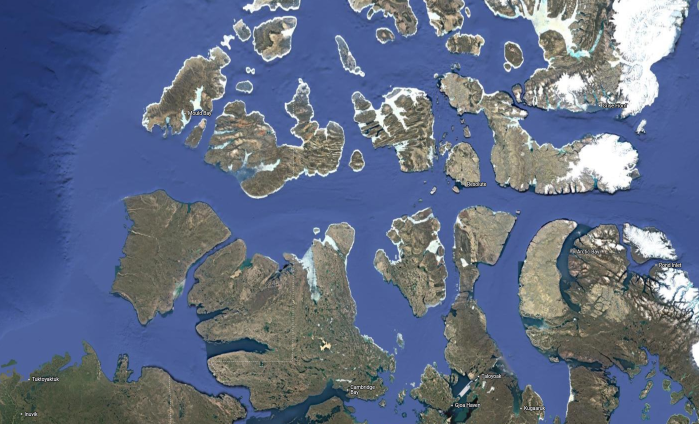
#> input picture data/raw_images/archipelago.png, 1398 x 848 px (shown at 1/2 size)
$ python main.py
#> lines starting #> are read from the running program, lines starting #| are printed output that depends on the picture; after the words box and inside, x2 and y2 are one past the last pixel; in counts of white or black regions, pixels touching at a corner belong together
### kinodynamic_path_planning/map_preprocessing.py
import cv2
import numpy as np

class MapPreprocessor:
    def __init__(self, K=5, attempts=10, max_iter=20, eps=0.9):
        self.K = K
        self.attempts = attempts
        self.criteria = (cv2.TERM_CRITERIA_EPS + cv2.TERM_CRITERIA_MAX_ITER, max_iter, eps)

    def process(self, image, output_binary_path="../data/processed_images/binary_map.png",
                      output_npy_path="../data/processed_images/cspace.npy"):

        # Reshape image for k-means
        Z = image.reshape((-1, 3))
        Z = np.float32(Z)

        ret, label, center = cv2.kmeans(Z, self.K, None, self.criteria, self.attempts, cv2.KMEANS_RANDOM_CENTERS)
        center = np.uint8(center)
        label_2D = label.reshape((image.shape[0], image.shape[1]))

        water_label = 0
        binary_map = np.where(label_2D == water_label, 255, 0).astype(np.uint8)

        cv2.imwrite(output_binary_path, binary_map)
        np.save(output_npy_path, binary_map)

        return binary_map

### kinodynamic_path_planning/rrt.py
import numpy as np
import matplotlib.pyplot as plt
import random

class Node:
    def __init__(self, x, y):
        self.x = x
        self.y = y
        self.children = []
        self.parent = None

class RRTAlgorithm:
    def __init__(self, start, goal, num_iterations, grid, step_size):
        self.start_node = Node(start[0], start[1])
        self.goal_node = Node(goal[0], goal[1])
        self.random_tree = self.start_node  # tree root
        self.iterations = num_iterations
        self.grid = grid
        self.rho = step_size
        self.waypoints = []

    def unit_vector(self, start_node, end_point):
        vec = np.array([end_point[0] - start_node.x, end_point[1] - start_node.y])
        norm = np.linalg.norm(vec)
        if norm == 0:
            return vec
        return vec / norm

    def sample_point(self):
        x = random.randint(0, self.grid.shape[1] - 1)
        y = random.randint(0, self.grid.shape[0] - 1)
        return np.array([x, y])

    def steer_to_point(self, start_node, end_point):
        direction = self.unit_vector(start_node, end_point)
        new_x = start_node.x + self.rho * direction[0]
        new_y = start_node.y + self.rho * direction[1]
        # Clamp to grid boundaries
        new_x = min(max(new_x, 0), self.grid.shape[1] - 1)
        new_y = min(max(new_y, 0), self.grid.shape[0] - 1)
        return np.array([new_x, new_y])

    def is_in_obstacle(self, start_node, end_point):
        """
        Check along the path from start_node to end_point for collision.
        Assumes grid cells with value 0 are obstacles.
        """
        direction = self.unit_vector(start_node, end_point)
        steps = int(self.rho)
        for i in range(steps):
            test_x = int(round(start_node.x + i * direction[0]))
            test_y = int(round(start_node.y + i * direction[1]))
            # Check if out of bounds
            if (test_x < 0 or test_x >= self.grid.shape[1] or
                test_y < 0 or test_y >= self.grid.shape[0]):
                return True
            # Check if cell is an obstacle
            if self.grid[test_y, test_x] == 0:
                return True
        return False

    # def distance(self, node, point):
    #     return np.sqrt((node.x - point[0])**2 + (node.y - point[1])**2)
    def distance(self, node, point):
        # If 'point' has attribute 'x', assume it's a Node.
        if hasattr(point, 'x'):
            px = point.x
            py = point.y
        else:
            # Otherwise, assume it's indexable.
            px = point[0]
            py = point[1]
        return np.sqrt((node.x - px)**2 + (node.y - py)**2)

    def goal_found(self, point):
        """Return True if point is within step distance of the goal."""
        return self.distance(self.goal_node, point) <= self.rho

    def find_nearest(self, current_node, point, best_node=None, best_dist=None):
        """Recursively traverse the tree to find the nearest node to 'point'."""
        if best_node is None:
            best_node = current_node
            best_dist = self.distance(current_node, point)
        else:
            d = self.distance(current_node, point)
            if d < best_dist:
                best_node = current_node
                best_dist = d
        for child in current_node.children:
            best_node, best_dist = self.find_nearest(child, point, best_node, best_dist)
        return best_node, best_dist

    def plan(self, ax, writer=None):
        """
        Run the RRT algorithm for the specified iterations.
        As soon as a new node is found that is near the goal, stop the iterations,
        connect the goal node through that candidate, and return the final path.
        """
        best_candidate = None
        for i in range(self.iterations):
            # Sample a random point
            rand_point = self.sample_point()
            # Find the nearest node in the tree
            nearest_node, _ = self.find_nearest(self.random_tree, rand_point)
            # Steer toward the random point
            new_point = self.steer_to_point(nearest_node, rand_point)
            # Check for collision along the path
            if not self.is_in_obstacle(nearest_node, new_point):
                # Create a new node and attach it to the tree
                new_node = Node(new_point[0], new_point[1])
                new_node.parent = nearest_node
                nearest_node.children.append(new_node)
                # Visualize the edge
                ax.plot([nearest_node.x, new_node.x],
                        [nearest_node.y, new_node.y],
                        'g--', linewidth=1)
                plt.pause(0.05)
                if writer is not None:
                    writer.grab_frame()
                # If this new node is near the goal, record it and break
                if self.goal_found(new_point):
                    best_candidate = new_node
                    print("Goal reached at iteration:", i)
                    break

        # If a candidate was found, connect the goal through it.
        if best_candidate is not None:
            self.goal_node.parent = best_candidate
            best_candidate.children.append(self.goal_node)
            # Visualize the final connection to the goal
            ax.plot([best_candidate.x, self.goal_node.x],
                    [best_candidate.y, self.goal_node.y],
                    'b--', linewidth=1)
            plt.pause(0.001)
            if writer is not None:
                writer.grab_frame()
            path = self.retrace_path(self.goal_node)
            return path
        else:
            print("Goal not reached!")
            return None

    def retrace_path(self, goal):
        """Retrace the path from goal node back to the start."""
        path = []
        current = goal
        while current is not None:
            path.insert(0, np.array([current.x, current.y]))
            current = current.parent
        return path

### kinodynamic_path_planning/ILOS.py
import numpy as np
import cv2
import matplotlib.pyplot as plt
import matplotlib.animation as animation
from matplotlib.patches import Circle
from scipy.integrate import solve_ivp
from .slam.graph_slam import GraphSLAM

class ILOS:
    def __init__(self, waypoints, speed=30, vessel_length=20, DELTA=20, kig=0.5, kappa=0.5, Kp=1.0, Kd=0.5):
        self.waypoints = waypoints
        self.speed = speed
        self.vessel_length = vessel_length
        self.DELTA = DELTA
        self.kig = kig
        self.kappa = kappa
        self.Kp = Kp
        self.Kd = Kd
        self.slam = GraphSLAM()  # Initialize SLAM system
        self.current_frame = None
        self.map_updated = False

    def ilos_compute_guidance_params(self, state, waypoints, latest_tracked):
        x_curr, y_curr, psi, yp_int = state
        if latest_tracked < 1:
            latest_tracked = 1
        wpi = waypoints[latest_tracked][0] - waypoints[latest_tracked - 1][0]
        wpf = waypoints[latest_tracked][1] - waypoints[latest_tracked - 1][1]
        theta = np.arctan2(wpf, wpi)
        R_np = np.array([[np.cos(theta), -np.sin(theta)],
                         [np.sin(theta),  np.cos(theta)]])
        diff = np.array([[x_curr - waypoints[latest_tracked][0]],
                         [y_curr - waypoints[latest_tracked][1]]])
        xerr, yerr = (R_np.T @ diff).flatten()
        kpg = 1.0 / self.DELTA
        psi_des = theta - np.arctan(kpg * yerr + self.kig * yp_int)
        ypd_int = (self.DELTA * yerr) / (self.DELTA**2 + (yerr + self.kappa * yp_int)**2)
        return psi_des, ypd_int, xerr, yerr

    def kinematic_ode(self, t, state, rudder_command):
        x, y, psi, yp_int = state
        dxdt = self.speed * np.cos(psi)
        dydt = self.speed * np.sin(psi)
        dpsidt = rudder_command
        dyp_int_dt = 0
        return [dxdt, dydt, dpsidt, dyp_int_dt]

    def simulate(self, start, goal, step_size, map_array, vessel_start=None, dt=0.2, total_time=400):
        if vessel_start is None:
            vessel_start = self.waypoints[0]
        if len(self.waypoints) >= 2:
            dx = self.waypoints[1][0] - self.waypoints[0][0]
            dy = self.waypoints[1][1] - self.waypoints[0][1]
            psi0 = np.arctan2(dy, dx)
        else:
            psi0 = 0
        state = np.array([vessel_start[0], vessel_start[1], psi0, 0.0])

        # Create figure with two subplots
        fig, (ax1, ax2) = plt.subplots(1, 2, figsize=(15, 7))

        # Original map view
        image_rgb = cv2.cvtColor(map_array, cv2.COLOR_BGR2RGB)
        ax1.imshow(image_rgb, origin='upper')
        waypoints_arr = np.array(self.waypoints)
        ax1.plot(start[0], start[1], 'y*', label='start', markersize=10)
        ax1.plot(goal[0], goal[1], 'y*', label='goal', markersize=10)
        ax1.add_patch(Circle((goal[0],goal[1]), step_size/2, color='y', fill=False))
        ax1.plot(waypoints_arr[:, 0], waypoints_arr[:, 1], 'r--', linewidth=2, label='Planned Path')
        vessel_line, = ax1.plot([], [], 'k', linewidth=3, label='Vessel')
        ax1.legend()
        ax1.set_title("Vessel Trajectory")

        # SLAM map view
        ax2.set_title("SLAM Map")
        # Initialize with a copy of the original map
        slam_map_img = ax2.imshow(image_rgb.copy(), origin='upper')
        ax2.legend()

        dt_sim = dt
        num_steps = int(total_time / dt_sim)
        current_target_idx = 1
        prev_error = 0
        anim = None

        # Initialize SLAM with the first frame
        self.update_frame(map_array)
        print("Initialized SLAM with the map")

        # Counter for SLAM updates
        slam_update_counter = 0
        slam_update_frequency = 5  # Update SLAM every N frames

        def pid_control(psi_des, psi, dt):
            nonlocal prev_error
            error = psi_des - psi
            error = (error + np.pi) % (2 * np.pi) - np.pi
            derivative = (error - prev_error) / dt
            rudder_command = self.Kp * error + self.Kd * derivative
            prev_error = error
            return rudder_command

        def update(frame):
            nonlocal state, current_target_idx, anim, map_array, slam_update_counter

            # Update SLAM periodically
            slam_update_counter += 1
            if slam_update_counter >= slam_update_frequency:
                # Convert state to a list for SLAM
                robot_pose = [float(state[0]), float(state[1]), float(state[2])]

                # Create a synthetic frame for SLAM based on the current state
                # This is a simple visualization frame that shows the robot's view
                synthetic_frame = map_array.copy()

                # Draw a circle around the robot's position to simulate its view
                cv2.circle(synthetic_frame, (int(state[0]), int(state[1])), 50, (0, 255, 0), 2)

                # Draw a line in the direction the robot is facing
                end_x = int(state[0] + 50 * np.cos(state[2]))
                end_y = int(state[1] + 50 * np.sin(state[2]))
                cv2.line(synthetic_frame, (int(state[0]), int(state[1])), (end_x, end_y), (0, 0, 255), 2)

                # Update the SLAM system with the synthetic frame
                self.update_frame(synthetic_frame)
                self.slam.update_map(synthetic_frame, robot_pose)

                # Update SLAM visualization
                slam_vis = self.slam.visualize_map(map_array.copy())
                slam_map_img.set_array(cv2.cvtColor(slam_vis, cv2.COLOR_BGR2RGB))

                slam_update_counter = 0

            # Original ILOS update
            psi_des, ypd_int, xerr, yerr = self.ilos_compute_guidance_params(state, self.waypoints, current_target_idx)
            rudder_command = pid_control(psi_des, state[2], dt_sim)
            sol = solve_ivp(lambda t, s: self.kinematic_ode(t, s, rudder_command),
                           [0, dt_sim], state, method='RK23')
            state[:] = sol.y[:, -1]

            distance_to_target = np.linalg.norm(state[:2] - np.array(self.waypoints[current_target_idx]))
            if distance_to_target < self.DELTA  and current_target_idx < len(self.waypoints) - 1:
                current_target_idx += 1
            if current_target_idx == len(self.waypoints) - 1:
                final_dist = np.linalg.norm(state[:2] - np.array(self.waypoints[-1]))
                if final_dist < self.DELTA:
                    if anim is not None:
                        anim.event_source.stop()

            direction = np.array([np.cos(state[2]), np.sin(state[2])])
            vessel_end = state[:2] + self.vessel_length * direction
            vessel_line.set_data([state[0], vessel_end[0]], [state[1], vessel_end[1]])

            return vessel_line, slam_map_img

        anim = animation.FuncAnimation(fig, update, frames=num_steps,
                                     interval=dt_sim * 1000, blit=True, repeat=False)
        plt.show()
        return anim

    def update_frame(self, frame):
        """Update the current frame for SLAM processing."""
        self.current_frame = frame

### kinodynamic_path_planning/slam/graph_slam.py
import numpy as np
import cv2
from scipy.spatial import distance
from scipy.optimize import minimize

class GraphSLAM:
    def __init__(self, map_size=(1000, 1000), feature_detector='orb', resolution=0.1):
        self.map_size = map_size
        self.landmarks = []  # List of landmark positions
        self.landmark_descriptors = []  # List of landmark descriptors
        self.robot_poses = []  # List of robot poses [x, y, theta]
        self.measurements = []  # List of measurements to landmarks
        self.odometry = []  # List of odometry measurements
        self.map_image = None  # Store the current map image
        self.last_frame = None  # Store the last processed frame
        self.last_keypoints = None  # Store the last keypoints
        self.last_descriptors = None  # Store the last descriptors
        self.optimization_counter = 0  # Counter for optimization frequency
        self.optimization_frequency = 10  # Optimize every N frames

        # Initialize feature detector with fewer features for speed
        if feature_detector == 'orb':
            self.detector = cv2.ORB_create(nfeatures=200, scaleFactor=1.2, nlevels=8, edgeThreshold=15, firstLevel=0, WTA_K=2, patchSize=31, fastThreshold=20)
        else:
            raise ValueError("Unsupported feature detector")

        # Add occupancy grid
        self.resolution = resolution
        self.occupancy_grid = np.zeros(map_size, dtype=np.float32)
        self.occupancy_grid.fill(0.5)  # Initialize with uncertainty

        # Create a new map from scratch
        self.generated_map = np.ones(map_size, dtype=np.uint8) * 255  # White background (free space)
        self.explored_cells = np.zeros(map_size, dtype=np.uint8)  # Track explored cells

        # Add map boundaries and scaling
        self.map_boundaries = {
            'x_min': 0,
            'x_max': map_size[0],
            'y_min': 0,
            'y_max': map_size[1]
        }
        self.scale_factor = 1.0
        self.offset_x = 0
        self.offset_y = 0

    # [349 lines left out: functions detect_features, match_features, update_map, update_generated_map, optimize_map, get_map and 3 more, not called in this run]

### kinodynamic_path_planning/main.py
import numpy as np
import cv2
from kinodynamic_path_planning.map_preprocessing import MapPreprocessor
from kinodynamic_path_planning.rrt import RRTAlgorithm
from kinodynamic_path_planning.rrt_star import RRTStarAlgorithm
from kinodynamic_path_planning.ILOS import ILOS
import matplotlib.pyplot as plt
from matplotlib.patches import Circle
import time
import os
from datetime import datetime

def main():

    algorithm_switch = "RRT"  # Switch between RRTStar and RRT
    image = cv2.imread("../data/raw_images/archipelago.png")
#> image is the input picture: shape (848, 1398, 3); mean B, G, R 133.5, 108.3, 96.6
    if image is None:
        raise IOError("Could not load image.")
    preprocessor = MapPreprocessor()
    preprocessor.process(image)
#> in process, `ret, label, center = cv2.kmeans(Z, self.K, None, self.criteria, self.a..`: ret = 663565037.2; center = [[151.7, 94.57, 74.03], [236.4, 235.7, 230.2], [138.3, 148.5, 149.5], [98.01, 62.23, 43.35], [88.19, 99.2, 98.32]]
#> in process, `center = np.uint8(center)`: center = [[151, 94, 74], [236, 235, 230], [138, 148, 149], [98, 62, 43], [88, 99, 98]]
#> in process, `label_2D = label.reshape((image.shape[0], image.shape[1]))`:
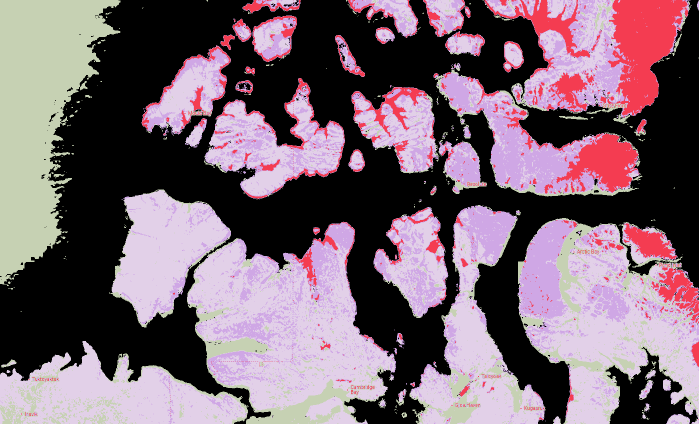
#> label_2D: shape (848, 1398) int32 (shown at 1/2 size); 5 distinct labels, from 0 to 4; one colour per label, 0 black
#> in process, `binary_map = np.where(label_2D == water_label, 255, 0).astype(np.uint8)`:
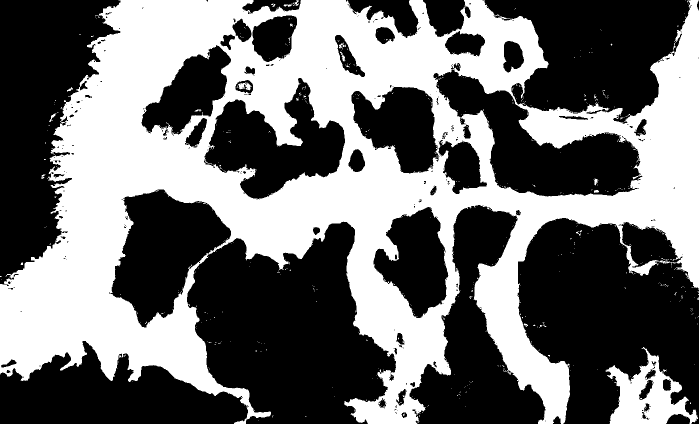
#> binary_map: shape (848, 1398) (shown at 1/2 size); 43.7% white; 656 white regions (636 under 20 px), largest, box (x1, y1, x2, y2) and area: (0, 0, 1398, 848) 503137, (1211, 694, 1396, 848) 12560, (475, 165, 503, 181) 241
    grid = np.load("../data/processed_images/cspace.npy")

    start = np.array([77.0, 618.0])
    goal = np.array([1360.0, 221.0])
    num_iterations = 2000
    step_size = 50

    fig, ax = plt.subplots()
    ax.imshow(grid, cmap='gray', origin='upper')
    ax.plot(start[0], start[1], 'r*', markersize=10, label='Start')
    ax.plot(goal[0], goal[1], 'b*', markersize=10, label='Goal')
    start_circle = Circle((start[0], start[1]), step_size/2, color='r', fill=False)
    goal_circle = Circle((goal[0], goal[1]), step_size/2, color='b', fill=False)
    ax.add_patch(start_circle)
    ax.add_patch(goal_circle)
    plt.legend()

    # Initialize metrics
    path_length = 0
    success_rate = 0
    computation_time = 0
    map_coverage_area = 0

    # Record start time
    start_time = time.time()

    if algorithm_switch == "RRTStar":
        planner = RRTStarAlgorithm(start, goal, num_iterations, grid, step_size)
    else:
        planner = RRTAlgorithm(start, goal, num_iterations, grid, step_size)
    path = planner.plan(ax)
#> the loop in plan, `for i in range(self.iterations):` made 1012 passes
#> pass 1, in plan, `plt.pause(0.05)`:
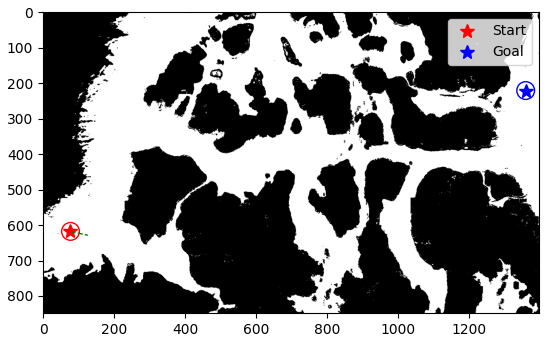
#> figure drawn by matplotlib, 1 panel
#> in plan, `plt.pause(0.001)`:
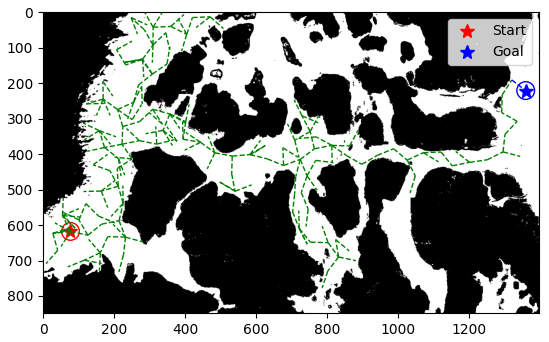
#> figure drawn by matplotlib, 1 panel
    plt.close(fig)

    # Calculate metrics
    computation_time = time.time() - start_time

    if path:
        print("Path found. Launching ILOS simulation...")

        path_length = 0
        for i in range(1, len(path)):
            path_length += np.linalg.norm(path[i] - path[i-1])

        success_rate = 1.0

        map_coverage_area = len(path) * (step_size ** 2) / 4

        # Log metrics to file
        log_metrics(algorithm_switch, path_length, success_rate, computation_time, map_coverage_area)

        ilos = ILOS(path)
        ilos.simulate(start, goal, step_size, image, vessel_start=start)
#> in simulate, `plt.show()`:
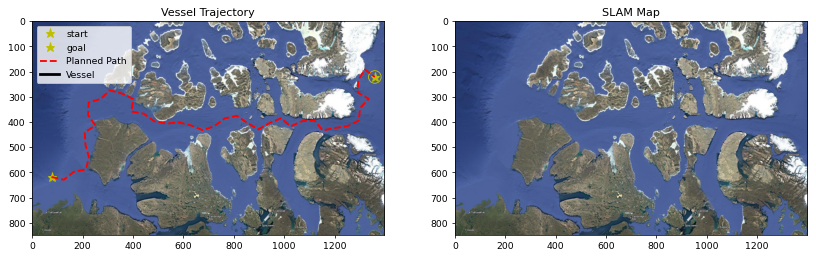
#> figure drawn by matplotlib, 2 panels
    else:
        print("No path found.")

        # Log failed attempt
        log_metrics(algorithm_switch, 0, 0.0, computation_time, 0)

def log_metrics(algorithm, path_length, success_rate, computation_time, map_coverage_area):
    """Log performance metrics to a text file."""
    # Create logs directory if it doesn't exist
    logs_dir = "logs"
    if not os.path.exists(logs_dir):
        os.makedirs(logs_dir)

    # Use a fixed filename in the logs directory
    filename = os.path.join(logs_dir, "performance_metrics.csv")

    # Check if file exists, if not create header
    file_exists = os.path.isfile(filename)

    # Open file in append mode
    with open(filename, 'a') as f:
        # Write header if file is new
        if not file_exists:
            f.write("Algorithm,Path Length,Success Rate,Computation Time (s),Map Coverage Area,Timestamp\n")

        # Get current timestamp
        timestamp = datetime.now().strftime("%Y-%m-%d %H:%M:%S")

        # Write metrics
        f.write(f"{algorithm},{path_length:.2f},{success_rate:.2f},{computation_time:.4f},{map_coverage_area:.2f},{timestamp}\n")

    print(f"Metrics logged to {filename}")

if __name__ == "__main__":
    main()
